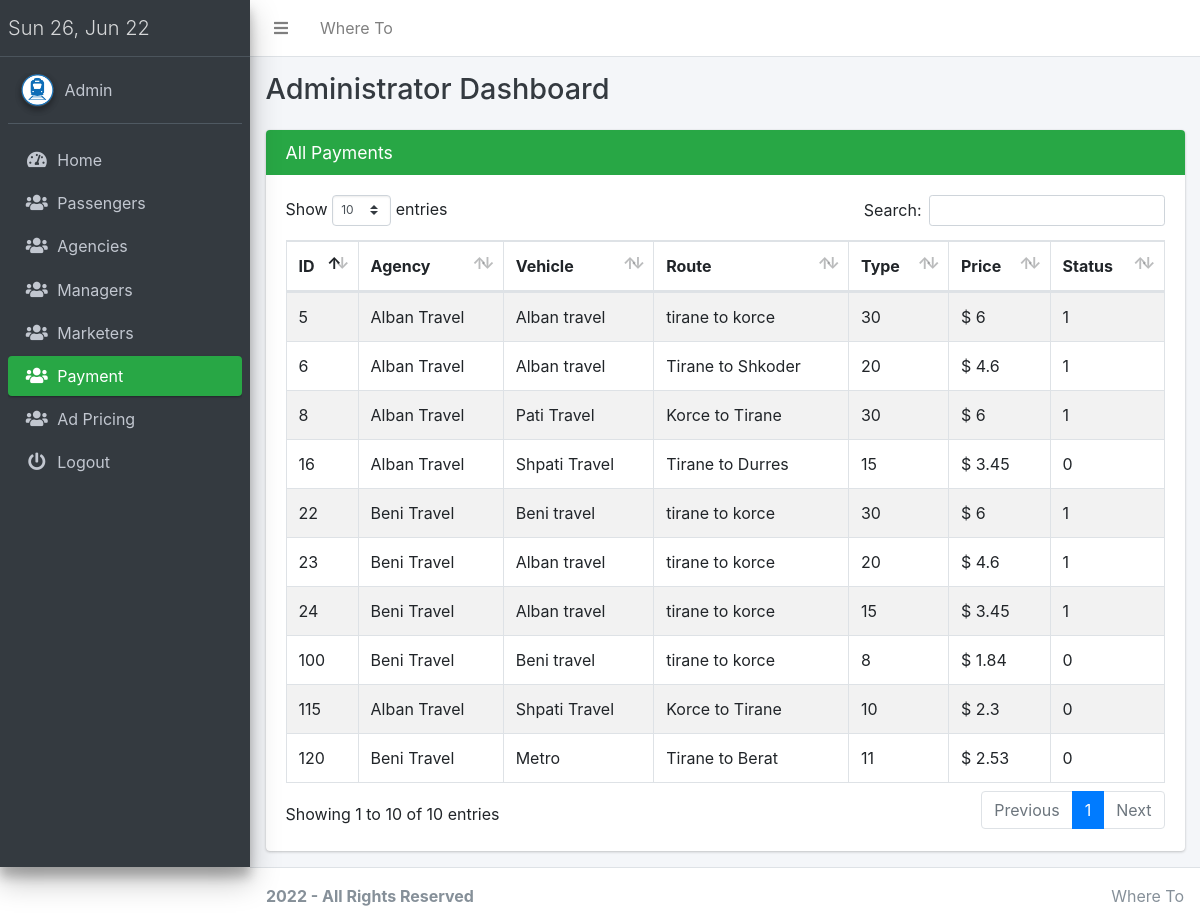
The page /pro/admin.php?page=sales (signed in) on the database its author committed.
### tables this page shows
CREATE TABLE `ads` (
  `id` int(11) NOT NULL,
  `agency_id` int(11) NOT NULL,
  `schedule_id` int(11) NOT NULL,
  `type` int(11) NOT NULL,
  `price` double NOT NULL,
  `active` int(11) NOT NULL
);

CREATE TABLE `schedule` (
  `id` int(11) NOT NULL,
  `agency_id` int(11) NOT NULL,
  `train_id` int(11) NOT NULL,
  `route_id` int(11) NOT NULL,
  `date` varchar(30) NOT NULL,
  `time` varchar(10) NOT NULL,
  `first_fee` float NOT NULL,
  `second_fee` float NOT NULL
);

CREATE TABLE `users` (
  `id` int(11) NOT NULL,
  `full_name` varchar(50) NOT NULL,
  `email` varchar(40) NOT NULL,
  `password` varchar(255) NOT NULL,
  `type` int(11) NOT NULL,
  `address` varchar(50) NOT NULL,
  `Description` varchar(100) NOT NULL,
  `phone` int(10) NOT NULL,
  `nipt` int(10) NOT NULL,
  `status` int(11) NOT NULL DEFAULT 1
);

CREATE TABLE `train` (
  `id` int(11) NOT NULL,
  `agency_id` int(11) NOT NULL,
  `name` varchar(80) NOT NULL,
  `first_seat` int(11) NOT NULL,
  `second_seat` int(11) NOT NULL
);

CREATE TABLE `route` (
  `id` int(11) NOT NULL,
  `agency_id` int(11) NOT NULL,
  `start` varchar(100) NOT NULL,
  `stop` varchar(100) NOT NULL
);

### constants.php (called while the page is built, shortened)
<?php
function getRoutePath($id)
{
    $val = connect()->query("SELECT * FROM route WHERE id = '$id'")->fetch_assoc();
    return $val['start'] . " to " . $val['stop'];
}
function getAgencyName($id){
  $conn = connect();
  $row = $conn->query("SELECT * FROM `users`  WHERE id='$id'")->fetch_assoc();
  return $row['full_name'];
}
function getVehicleName($id){
  $conn = connect();
  $row = $conn->query("SELECT * FROM train WHERE id='$id'")->fetch_assoc();
  return $row['name'];
}

### conn.php (called while the page is built, shortened)
<?php
function connect()
{
    $conn = new mysqli("localhost", "root", "", "otrsphp");
    return $conn;
}
?>

### pro/admin/sales.php (the view, shortened to what this page needs)
<div class="content">
    <div class="row">
        <div class="container-fluid">
            <div class="col-lg-12">
                <div class="card card-success">
                    <div class="card-header border-0">
                        <h3 class="card-title">All Payments</h3>
                    </div>
                    <div class="card-body">
                        <table id='example1' class="table table-striped table-bordered table-hover table-valign-middle">
                            <thead>
                                <tr>
                                    <th>ID</th>
                                    <th>Agency</th>
                                    <th>Vehicle</th>
                                    <th>Route</th>
                                    <th>Type</th>
                                    <th>Price</th>
                                    <th>Status</th>
                                </tr>
                            </thead>
                            <tbody>
                                <?php
                                $row = $conn->query("SELECT * FROM ads INNER JOIN  schedule on ads.schedule_id = schedule.id ");
                                while ($val = $row->fetch_assoc()) {
                                    $id = $val['id'];
                                    echo "<tr>
                                     <td>" . $id . "</td>
                                     <td>" . getAgencyName($val['agency_id'] ). "</td>
                                      <td>" . getVehicleName($val['train_id']) . "</td>
                                      <td>" . getRoutePath($val['route_id']) . "</td>
                                      <td> " . $val['type']. "</td>
                                      <td>$ " . $val['price']. "</td>
                                      <td>" . $val['active'] . "</td>
                                      </tr>";
                                }
                                ?>
                            </tbody>
                        </table>
                    </div>
                </div>
            </div>
        </div>
    </div>
</div>
</div>
</div>

### rows shown on the page
ads: schedule "5", schedule.full_name "Alban Travel", schedule.name "Alban travel", schedule.stop "tirane to korce", type "30", price "6", active "1"
ads: schedule "6", schedule.full_name "Alban Travel", schedule.name "Alban travel", schedule.stop "Tirane to Shkoder", type "20", price "4.6", active "1"
ads: schedule "23", schedule.full_name "Beni Travel", schedule.name "Alban travel", schedule.stop "tirane to korce", type "20", price "4.6", active "1"
ads: schedule "24", schedule.full_name "Beni Travel", schedule.name "Alban travel", schedule.stop "tirane to korce", type "15", price "3.45", active "1"
ads: schedule "22", schedule.full_name "Beni Travel", schedule.name "Beni travel", schedule.stop "tirane to korce", type "30", price "6", active "1"
ads: schedule "8", schedule.full_name "Alban Travel", schedule.name "Pati Travel", schedule.stop "Korce to Tirane", type "30", price "6", active "1"
ads: schedule "16", schedule.full_name "Alban Travel", schedule.name "Shpati Travel", schedule.stop "Tirane to Durres", type "15", price "3.45", active "0"
ads: schedule "100", schedule.full_name "Beni Travel", schedule.name "Beni travel", schedule.stop "tirane to korce", type "8", price "1.84", active "0"
ads: schedule "115", schedule.full_name "Alban Travel", schedule.name "Shpati Travel", schedule.stop "Korce to Tirane", type "10", price "2.3", active "0"
ads: schedule "120", schedule.full_name "Beni Travel", schedule.name "Metro", schedule.stop "Tirane to Berat", type "11", price "2.53", active "0"

### other values the page prints
SITE_NAME "Where To"
